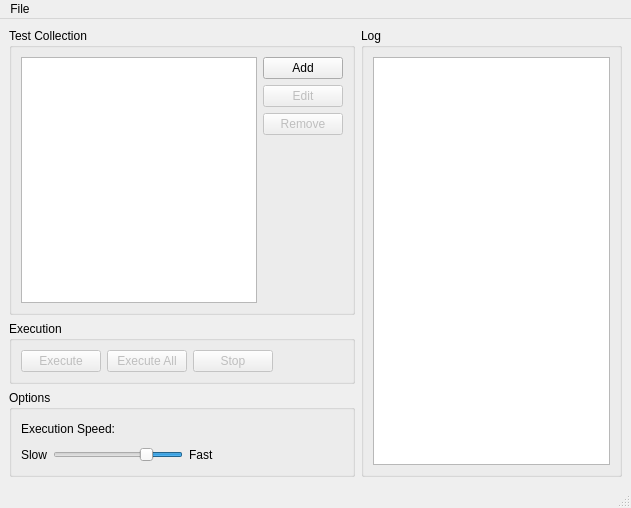
<?xml version="1.0" encoding="UTF-8"?>
<ui version="4.0">
 <class>TestSuite</class>
 <widget class="QMainWindow" name="TestSuite">
  <property name="geometry">
   <rect>
    <x>0</x>
    <y>0</y>
    <width>631</width>
    <height>508</height>
   </rect>
  </property>
  <property name="acceptDrops">
   <bool>true</bool>
  </property>
  <property name="windowTitle">
   <string>TestSuite</string>
  </property>
  <property name="windowIcon">
   <iconset>
    <normaloff>images/applications_games.png</normaloff>images/applications_games.png</iconset>
  </property>
  <widget class="QWidget" name="centralwidget">
   <layout class="QHBoxLayout" name="horizontalLayout_6">
    <item>
     <layout class="QHBoxLayout" name="horizontalLayout_5"/>
    </item>
    <item>
     <layout class="QVBoxLayout" name="verticalLayout_3">
      <item>
       <widget class="QGroupBox" name="groupBox">
        <property name="title">
         <string>Test Collection</string>
        </property>
        <layout class="QVBoxLayout" name="verticalLayout_5">
         <item>
          <layout class="QHBoxLayout" name="horizontalLayout"/>
         </item>
         <item>
          <layout class="QHBoxLayout" name="horizontalLayout_7">
           <item>
            <widget class="QListWidget" name="listTestCollection">
             <property name="showDropIndicator" stdset="0">
              <bool>true</bool>
             </property>
             <property name="dragEnabled">
              <bool>false</bool>
             </property>
             <property name="dragDropOverwriteMode">
              <bool>false</bool>
             </property>
             <property name="dragDropMode">
              <enum>QAbstractItemView::NoDragDrop</enum>
             </property>
             <property name="selectionMode">
              <enum>QAbstractItemView::ExtendedSelection</enum>
             </property>
            </widget>
           </item>
           <item>
            <layout class="QVBoxLayout" name="verticalLayout">
             <item>
              <widget class="QPushButton" name="buttonAdd">
               <property name="text">
                <string>Add</string>
               </property>
              </widget>
             </item>
             <item>
              <widget class="QPushButton" name="buttonEdit">
               <property name="enabled">
                <bool>false</bool>
               </property>
               <property name="text">
                <string>Edit</string>
               </property>
              </widget>
             </item>
             <item>
              <widget class="QPushButton" name="buttonRemove">
               <property name="enabled">
                <bool>false</bool>
               </property>
               <property name="text">
                <string>Remove</string>
               </property>
              </widget>
             </item>
             <item>
              <spacer name="verticalSpacer">
               <property name="orientation">
                <enum>Qt::Vertical</enum>
               </property>
               <property name="sizeHint" stdset="0">
                <size>
                 <width>20</width>
                 <height>40</height>
                </size>
               </property>
              </spacer>
             </item>
            </layout>
           </item>
          </layout>
         </item>
        </layout>
       </widget>
      </item>
      <item>
       <widget class="QGroupBox" name="groupBox_4">
        <property name="title">
         <string>Execution</string>
        </property>
        <layout class="QHBoxLayout" name="horizontalLayout_2">
         <item>
          <widget class="QPushButton" name="buttonExecute">
           <property name="enabled">
            <bool>false</bool>
           </property>
           <property name="text">
            <string>Execute</string>
           </property>
          </widget>
         </item>
         <item>
          <widget class="QPushButton" name="buttonExecuteAll">
           <property name="enabled">
            <bool>false</bool>
           </property>
           <property name="text">
            <string>Execute All</string>
           </property>
          </widget>
         </item>
         <item>
          <widget class="QPushButton" name="buttonStop">
           <property name="enabled">
            <bool>false</bool>
           </property>
           <property name="text">
            <string>Stop</string>
           </property>
          </widget>
         </item>
         <item>
          <spacer name="horizontalSpacer_3">
           <property name="orientation">
            <enum>Qt::Horizontal</enum>
           </property>
           <property name="sizeHint" stdset="0">
            <size>
             <width>40</width>
             <height>20</height>
            </size>
           </property>
          </spacer>
         </item>
        </layout>
       </widget>
      </item>
      <item>
       <widget class="QGroupBox" name="groupBox_2">
        <property name="title">
         <string>Options</string>
        </property>
        <layout class="QVBoxLayout" name="verticalLayout_2">
         <item>
          <layout class="QHBoxLayout" name="horizontalLayout_3">
           <item>
            <widget class="QLabel" name="label_2">
             <property name="text">
              <string>Execution Speed:</string>
             </property>
            </widget>
           </item>
           <item>
            <spacer name="horizontalSpacer">
             <property name="orientation">
              <enum>Qt::Horizontal</enum>
             </property>
             <property name="sizeHint" stdset="0">
              <size>
               <width>40</width>
               <height>20</height>
              </size>
             </property>
            </spacer>
           </item>
          </layout>
         </item>
         <item>
          <layout class="QHBoxLayout" name="horizontalLayout_4">
           <item>
            <widget class="QLabel" name="label_3">
             <property name="text">
              <string>Slow</string>
             </property>
            </widget>
           </item>
           <item>
            <widget class="QSlider" name="sliderSpeed">
             <property name="layoutDirection">
              <enum>Qt::RightToLeft</enum>
             </property>
             <property name="maximum">
              <number>2000</number>
             </property>
             <property name="singleStep">
              <number>200</number>
             </property>
             <property name="pageStep">
              <number>200</number>
             </property>
             <property name="value">
              <number>500</number>
             </property>
             <property name="sliderPosition">
              <number>500</number>
             </property>
             <property name="orientation">
              <enum>Qt::Horizontal</enum>
             </property>
             <property name="tickPosition">
              <enum>QSlider::NoTicks</enum>
             </property>
            </widget>
           </item>
           <item>
            <widget class="QLabel" name="label_4">
             <property name="text">
              <string>Fast</string>
             </property>
            </widget>
           </item>
           <item>
            <spacer name="horizontalSpacer_2">
             <property name="orientation">
              <enum>Qt::Horizontal</enum>
             </property>
             <property name="sizeHint" stdset="0">
              <size>
               <width>40</width>
               <height>20</height>
              </size>
             </property>
            </spacer>
           </item>
          </layout>
         </item>
        </layout>
       </widget>
      </item>
     </layout>
    </item>
    <item>
     <widget class="QGroupBox" name="groupBox_3">
      <property name="title">
       <string>Log</string>
      </property>
      <layout class="QVBoxLayout" name="verticalLayout_4">
       <item>
        <widget class="QTextBrowser" name="textBrowserLog"/>
       </item>
      </layout>
     </widget>
    </item>
   </layout>
  </widget>
  <widget class="QMenuBar" name="menubar">
   <property name="geometry">
    <rect>
     <x>0</x>
     <y>0</y>
     <width>631</width>
     <height>21</height>
    </rect>
   </property>
   <widget class="QMenu" name="menuFile">
    <property name="title">
     <string>File</string>
    </property>
    <addaction name="actionNew"/>
    <addaction name="actionOpen"/>
    <addaction name="separator"/>
    <addaction name="actionSave"/>
    <addaction name="actionSaveAs"/>
    <addaction name="separator"/>
    <addaction name="actionExit"/>
   </widget>
   <addaction name="menuFile"/>
  </widget>
  <widget class="QStatusBar" name="statusbar">
   <property name="autoFillBackground">
    <bool>true</bool>
   </property>
   <property name="sizeGripEnabled">
    <bool>true</bool>
   </property>
  </widget>
  <action name="actionNew">
   <property name="text">
    <string>New...</string>
   </property>
   <property name="shortcut">
    <string>Ctrl+N</string>
   </property>
  </action>
  <action name="actionOpen">
   <property name="text">
    <string>Open...</string>
   </property>
  </action>
  <action name="actionSave">
   <property name="text">
    <string>Save</string>
   </property>
   <property name="shortcut">
    <string>Ctrl+S</string>
   </property>
  </action>
  <action name="actionSaveAs">
   <property name="text">
    <string>Save as...</string>
   </property>
  </action>
  <action name="actionExit">
   <property name="text">
    <string>Exit</string>
   </property>
  </action>
 </widget>
 <resources/>
 <connections/>
</ui>
